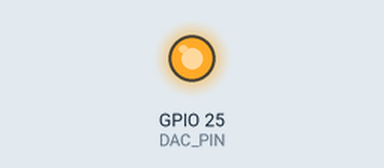
This sketch was run on a simulated ESP32. Parts: output pins drawn as LEDs (lit = HIGH).

Above: at 0.1 s.
Timing chart, 0 to 0.7 s (numbered marks = the images above):
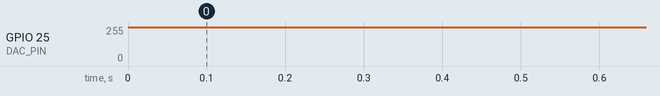

The sketch:

sine_wave.ino
```cpp
#define DAC_PIN 25 // Define the DAC pin on the ESP32 (may vary depending on your board)

void setup() {
  // Set the DAC pin as an output
  pinMode(DAC_PIN, OUTPUT);
}

void loop() {
  // Generate a sine wave
  for(float i = 0; i < 360; i += 0.1) {
    float sinValue = (sin(i * PI / 180.0) + 1) * 2047.5; // Scale sine wave to 0-4095 range (12-bit DAC)
    dacWrite(DAC_PIN, int(sinValue)); // Write the scaled value to the DAC pin
    delayMicroseconds(10); // Adjust delay as needed for desired frequency
  }
}
```

Measured:
- by itself, GPIO 25 (DAC_PIN): 0/255 → 255/255 at 0.00 s
